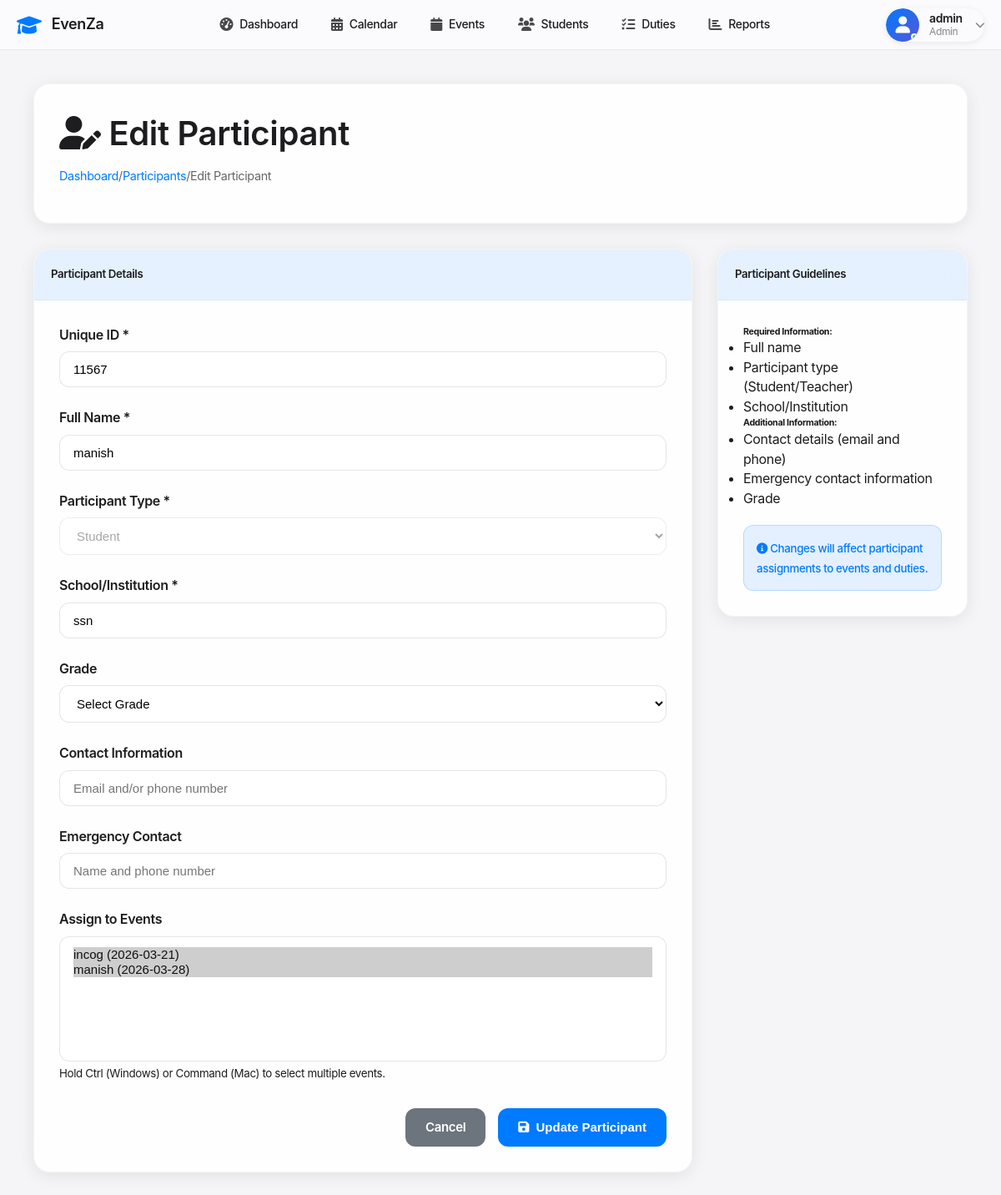
/participants/1/edit (signed in), run on the app's committed database.
### tables this page shows
CREATE TABLE participants (
            id INTEGER PRIMARY KEY AUTOINCREMENT,
            unique_id TEXT UNIQUE NOT NULL,
            name TEXT NOT NULL,
            type TEXT NOT NULL CHECK (type IN ('student')),
            class_dept TEXT NOT NULL,
            school TEXT NOT NULL,
            grade TEXT,
            contact TEXT,
            emergency_contact TEXT,
            created_at TIMESTAMP DEFAULT CURRENT_TIMESTAMP
        );

### app.py (the view, shortened to what this page needs)
@app.route('/participants/<int:id>/edit', methods=['GET', 'POST'])
@role_required(['admin', 'super_admin'])
def edit_participant(id):
    conn = get_db_connection()
    participant = conn.execute('SELECT * FROM participants WHERE id = ?', (id,)).fetchone()
    events = conn.execute('SELECT id, name, event_date FROM events ORDER BY event_date').fetchall()
    assigned_events = [row['event_id'] for row in conn.execute('SELECT event_id FROM participant_events WHERE participant_id = ?', (id,)).fetchall()]
    conn.close()
    return render_template('edit_participant.html', participant=participant, events=events, assigned_events=assigned_events)

### app.py (called while the page is built)
def get_db_connection():
    conn = sqlite3.connect('events.db')
    conn.row_factory = sqlite3.Row
    return conn

def role_required(roles):
    def decorator(f):
        @wraps(f)
        def decorated_function(*args, **kwargs):
            if 'user_id' not in session:
                flash('Please login to access this page', 'error')
                return redirect(url_for('login'))
            if session.get('role') not in roles:
                flash('You do not have permission to access this page', 'error')
                return redirect(url_for('dashboard'))
            return f(*args, **kwargs)
        return decorated_function
    return decorator

### templates/edit_participant.html (shortened to what this page needs)
{% extends "base.html" %}
{% block content %}
<div class="edit-participant-container">
    <div class="page-header">
        <h1><i class="fas fa-user-edit"></i> Edit Participant</h1>
        <div class="breadcrumb">
            <a href="{{ url_for('dashboard') }}">Dashboard</a> /
            <a href="{{ url_for('participants') }}">Participants</a> /
            <span>Edit Participant</span>
        </div>
    </div>
    <div class="edit-participant-grid">
        <div class="edit-participant-main">
            <div class="form-card">
                <div class="form-card-header">
                    <h5>Participant Details</h5>
                </div>
                <div class="form-card-body">
                    <form method="POST">
                        <div class="form-field">
                            <label for="unique_id">Unique ID *</label>
                            <input type="text" id="unique_id" name="unique_id" value="{{ participant.unique_id or '' }}" required>
                        </div>
                        <div class="form-field">
                            <label for="name">Full Name *</label>
                            <input type="text" id="name" name="name" value="{{ participant.name }}" required>
                        </div>
                        <div class="form-field">
                            <label for="type">Participant Type *</label>
                            <select id="type" name="type_display" disabled>
                                <option value="student" selected>Student</option>
                            </select>
                        </div>
                        <div class="form-field">
                            <label for="school">School/Institution *</label>
                            <input type="text" id="school" name="school" value="{{ participant.class_dept }}" required>
                        </div>
                        <div class="form-field">
                            <label for="grade">Grade</label>
                            <select id="grade" name="grade">
                                <option value="">Select Grade</option>
                            </select>
                        </div>
                        <div class="form-field">
                            <label for="contact">Contact Information</label>
                            <input type="text" id="contact" name="contact"
                                   value="{{ participant.contact or '' }}" placeholder="Email and/or phone number">
                        </div>
                        <div class="form-field">
                            <label for="emergency_contact">Emergency Contact</label>
                            <input type="text" id="emergency_contact" name="emergency_contact"
                                   value="{{ participant.emergency_contact or '' }}" placeholder="Name and phone number">
                        </div>
                        <div class="form-field">
                            <label for="events">Assign to Events</label>
                            <select id="events" name="events" multiple style="height: 150px;">
                                {% for event in events %}
                                    <option value="{{ event.id }}" {% if event.id in assigned_events %}selected{% endif %}>
                                        {{ event.name }} ({{ event.event_date }})
                                    </option>
                                {% endfor %}
                            </select>
                            <small class="text-muted">Hold Ctrl (Windows) or Command (Mac) to select multiple events.</small>
                        </div>
                        <div class="form-actions">
                            <a href="{{ url_for('participants') }}" class="btn-secondary">Cancel</a>
                            <button type="submit" class="btn-primary">
                                <i class="fas fa-save"></i> Update Participant
                            </button>
                        </div>
                    </form>
                </div>
            </div>
        </div>
        <div class="edit-participant-sidebar">
            <div class="info-card">
                <div class="info-card-header">
                    <h5>Participant Guidelines</h5>
                </div>
                <div class="info-card-body">
                    <h6>Required Information:</h6>
                    <ul>
                        <li>Full name</li>
                        <li>Participant type (Student/Teacher)</li>
                        <li>School/Institution</li>
                    </ul>
                    <h6>Additional Information:</h6>
                    <ul>
                        <li>Contact details (email and phone)</li>
                        <li>Emergency contact information</li>
                        <li>Grade</li>
                    </ul>
                    <div class="info-alert">
                        <small>
                            <i class="fas fa-info-circle"></i>
                            Changes will affect participant assignments to events and duties.
                        </small>
                    </div>
                </div>
            </div>
        </div>
    </div>
</div>
{% endblock %}

### static/css/style.css (style rules this page uses)
* { margin: 0; padding: 0; box-sizing: border-box; }
body { font-family: -apple-system, BlinkMacSystemFont, 'Segoe UI', Roboto, Oxygen, Ubuntu, Cantarell, sans-serif; background: #f5f5f7; color: #1d1d1f; line-height: 1.47059; font-weight: 400; letter-spacing: -.022em; }
.breadcrumb { display: flex; flex-wrap: wrap; padding: 0 0; margin-bottom: 1rem; list-style: none; }

### templates/base.html (style rules this page uses)
* { margin: 0; padding: 0; box-sizing: border-box; }
body { font-family: -apple-system, BlinkMacSystemFont, 'Segoe UI', Roboto, Oxygen, Ubuntu, Cantarell, sans-serif; background: #f5f5f7; color: #1d1d1f; }

### templates/edit_participant.html (style rules this page uses)
.edit-participant-container { max-width: 1200px; margin: 0 auto; padding: 20px; }
.page-header { background: rgba(255, 255, 255, 0.9); backdrop-filter: saturate(180%) blur(20px); border-radius: 20px; padding: 30px; margin-bottom: 30px; border: 1px solid rgba(0, 0, 0, 0.04); box-shadow: 0 4px 20px rgba(0, 0, 0, 0.08); }
.page-header h1 { margin: 0 0 10px 0; font-size: 2.5rem; font-weight: 600; color: #1d1d1f; }
.breadcrumb { font-size: 0.9rem; color: #666; }
.breadcrumb a { color: #007aff; text-decoration: none; }
.edit-participant-grid { display: grid; grid-template-columns: 1fr 300px; gap: 30px; }
.edit-participant-main { min-width: 0; }
.edit-participant-sidebar { min-width: 0; }
.form-card, .info-card { background: rgba(255, 255, 255, 0.9); backdrop-filter: saturate(180%) blur(20px); border-radius: 20px; border: 1px solid rgba(0, 0, 0, 0.04); box-shadow: 0 4px 20px rgba(0, 0, 0, 0.08); overflow: hidden; }
.form-card-header, .info-card-header { background: rgba(0, 122, 255, 0.1); padding: 20px; border-bottom: 1px solid rgba(0, 0, 0, 0.04); }
.form-card-header h5, .info-card-header h5 { margin: 0; font-weight: 600; color: #1d1d1f; }
.form-card-body, .info-card-body { padding: 30px; }
.form-field { margin-bottom: 25px; }
.form-field label { display: block; margin-bottom: 8px; font-weight: 600; color: #1d1d1f; }
.form-field input, .form-field select, .form-field textarea { width: 100%; padding: 12px 16px; border: 1px solid rgba(0, 0, 0, 0.1); border-radius: 12px; font-size: 15px; background: rgba(255, 255, 255, 0.8); transition: all 0.3s ease; outline: none; }
.form-actions { display: flex; gap: 15px; margin-top: 30px; justify-content: flex-end; }
.btn-primary, .btn-secondary { padding: 12px 24px; border: none; border-radius: 12px; font-size: 15px; font-weight: 600; cursor: pointer; text-decoration: none; display: inline-flex; align-items: center; gap: 8px; transition: all 0.3s ease; }
.btn-primary { background: #007aff; color: white; }
.btn-secondary { background: #6c757d; color: white; }
.info-alert { background: rgba(0, 122, 255, 0.1); border: 1px solid rgba(0, 122, 255, 0.2); border-radius: 12px; padding: 15px; margin-top: 20px; }
.info-alert small { color: #007aff; font-weight: 500; }

### data on the page
participants: unique_id "11567", name "manish", school "ssn"

### other printed values
{{ session.username }} "admin"
{{ session.role|capitalize|replace('_', ' ') }} "Admin"
form field events "incog (2026-03-21) ☑ / manish (2026-03-28) ☑"
